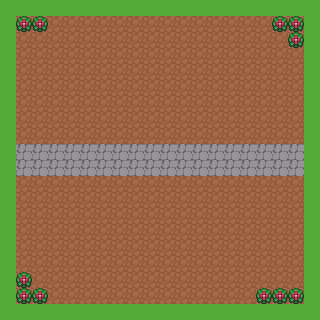

Below is a game level as drawn by its tile map, then a one-line description and the .tmx file that defines it, in full:
An orthogonal 20x20 tile map with 16x16 px tiles, 3 tile layers (SolVide, Gazon, ligne).

<map version="1.9" tiledversion="1.9.2" orientation="orthogonal" renderorder="right-down" width="20" height="20" tilewidth="16" tileheight="16" infinite="0" nextlayerid="4" nextobjectid="1">
 <tileset firstgid="1" source="mapGeneraleTuiles.tsx" />
 <layer id="1" name="SolVide" width="20" height="20">
  <data encoding="csv">
248,248,248,248,248,248,248,248,248,248,248,248,248,248,248,248,248,248,248,248,
248,248,248,248,248,248,248,248,248,248,248,248,248,248,248,248,248,248,248,248,
248,248,248,248,248,248,248,248,248,248,248,248,248,248,248,248,248,248,248,248,
248,248,248,248,248,248,248,248,248,248,248,248,248,248,248,248,248,248,248,248,
248,248,248,248,248,248,248,248,248,248,248,248,248,248,248,248,248,248,248,248,
248,248,248,248,248,248,248,248,248,248,248,248,248,248,248,248,248,248,248,248,
248,248,248,248,248,248,248,248,248,248,248,248,248,248,248,248,248,248,248,248,
248,248,248,248,248,248,248,248,248,248,248,248,248,248,248,248,248,248,248,248,
248,248,248,248,248,248,248,248,248,248,248,248,248,248,248,248,248,248,248,248,
248,248,248,248,248,248,248,248,248,248,248,248,248,248,248,248,248,248,248,248,
248,248,248,248,248,248,248,248,248,248,248,248,248,248,248,248,248,248,248,248,
248,248,248,248,248,248,248,248,248,248,248,248,248,248,248,248,248,248,248,248,
248,248,248,248,248,248,248,248,248,248,248,248,248,248,248,248,248,248,248,248,
248,248,248,248,248,248,248,248,248,248,248,248,248,248,248,248,248,248,248,248,
248,248,248,248,248,248,248,248,248,248,248,248,248,248,248,248,248,248,248,248,
248,248,248,248,248,248,248,248,248,248,248,248,248,248,248,248,248,248,248,248,
248,248,248,248,248,248,248,248,248,248,248,248,248,248,248,248,248,248,248,248,
248,248,248,248,248,248,248,248,248,248,248,248,248,248,248,248,248,248,248,248,
248,248,248,248,248,248,248,248,248,248,248,248,248,248,248,248,248,248,248,248,
248,248,248,248,248,248,248,248,248,248,248,248,248,248,248,248,248,248,248,248
</data>
 </layer>
 <layer id="2" name="Gazon" width="20" height="20">
  <data encoding="csv">
93,93,93,93,93,93,93,93,93,93,93,93,93,93,93,93,93,93,93,93,
93,0,0,0,0,0,0,0,0,0,0,0,0,0,0,0,0,0,0,93,
93,0,0,0,0,0,0,0,0,0,0,0,0,0,0,0,0,0,0,93,
93,0,0,0,0,0,0,0,0,0,0,0,0,0,0,0,0,0,0,93,
93,0,0,0,0,0,0,0,0,0,0,0,0,0,0,0,0,0,0,93,
93,0,0,0,0,0,0,0,0,0,0,0,0,0,0,0,0,0,0,93,
93,0,0,0,0,0,0,0,0,0,0,0,0,0,0,0,0,0,0,93,
93,0,0,0,0,0,0,0,0,0,0,0,0,0,0,0,0,0,0,93,
93,0,0,0,0,0,0,0,0,0,0,0,0,0,0,0,0,0,0,93,
93,0,0,0,0,0,0,0,0,0,0,0,0,0,0,0,0,0,0,93,
93,0,0,0,0,0,0,0,0,0,0,0,0,0,0,0,0,0,0,93,
93,0,0,0,0,0,0,0,0,0,0,0,0,0,0,0,0,0,0,93,
93,0,0,0,0,0,0,0,0,0,0,0,0,0,0,0,0,0,0,93,
93,0,0,0,0,0,0,0,0,0,0,0,0,0,0,0,0,0,0,93,
93,0,0,0,0,0,0,0,0,0,0,0,0,0,0,0,0,0,0,93,
93,0,0,0,0,0,0,0,0,0,0,0,0,0,0,0,0,0,0,93,
93,0,0,0,0,0,0,0,0,0,0,0,0,0,0,0,0,0,0,93,
93,0,0,0,0,0,0,0,0,0,0,0,0,0,0,0,0,0,0,93,
93,0,0,0,0,0,0,0,0,0,0,0,0,0,0,0,0,0,0,93,
93,93,93,93,93,93,93,93,93,93,93,93,93,93,93,93,93,93,93,93
</data>
 </layer>
 <layer id="3" name="ligne" width="20" height="20">
  <data encoding="csv">
0,0,0,0,0,0,0,0,0,0,0,0,0,0,0,0,0,0,0,0,
0,305,305,0,0,0,0,0,0,0,0,0,0,0,0,0,0,305,305,0,
0,0,0,0,0,0,0,0,0,0,0,0,0,0,0,0,0,0,305,0,
0,0,0,0,0,0,0,0,0,0,0,0,0,0,0,0,0,0,0,0,
0,0,0,0,0,0,0,0,0,0,0,0,0,0,0,0,0,0,0,0,
0,0,0,0,0,0,0,0,0,0,0,0,0,0,0,0,0,0,0,0,
0,0,0,0,0,0,0,0,0,0,0,0,0,0,0,0,0,0,0,0,
0,0,0,0,0,0,0,0,0,0,0,0,0,0,0,0,0,0,0,0,
0,0,0,0,0,0,0,0,0,0,0,0,0,0,0,0,0,0,0,0,
0,231,231,231,231,231,231,231,231,231,231,231,231,231,231,231,231,231,231,0,
0,231,231,231,231,231,231,231,231,231,231,231,231,231,231,231,231,231,231,0,
0,0,0,0,0,0,0,0,0,0,0,0,0,0,0,0,0,0,0,0,
0,0,0,0,0,0,0,0,0,0,0,0,0,0,0,0,0,0,0,0,
0,0,0,0,0,0,0,0,0,0,0,0,0,0,0,0,0,0,0,0,
0,0,0,0,0,0,0,0,0,0,0,0,0,0,0,0,0,0,0,0,
0,0,0,0,0,0,0,0,0,0,0,0,0,0,0,0,0,0,0,0,
0,0,0,0,0,0,0,0,0,0,0,0,0,0,0,0,0,0,0,0,
0,305,0,0,0,0,0,0,0,0,0,0,0,0,0,0,0,0,0,0,
0,305,305,0,0,0,0,0,0,0,0,0,0,0,0,0,305,305,305,0,
0,0,0,0,0,0,0,0,0,0,0,0,0,0,0,0,0,0,0,0
</data>
 </layer>
</map>
